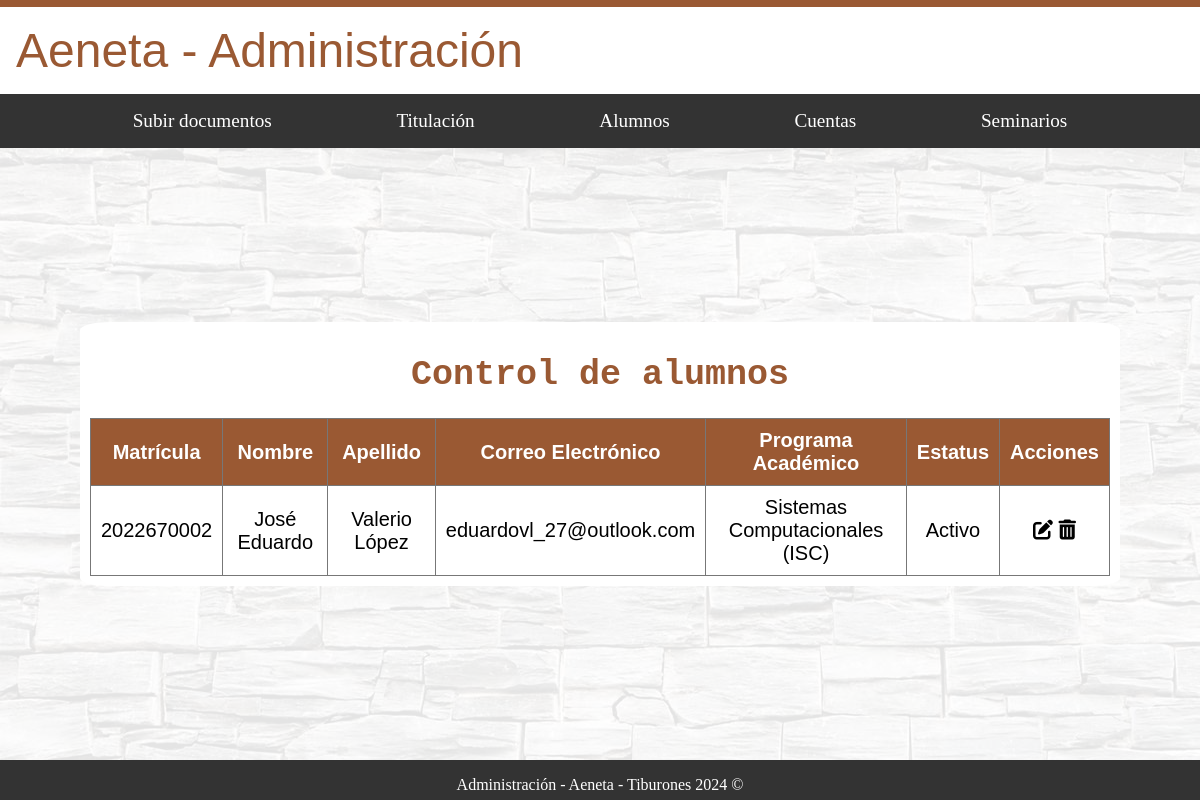
Before: /administracion/alumnos/ with the older database file.
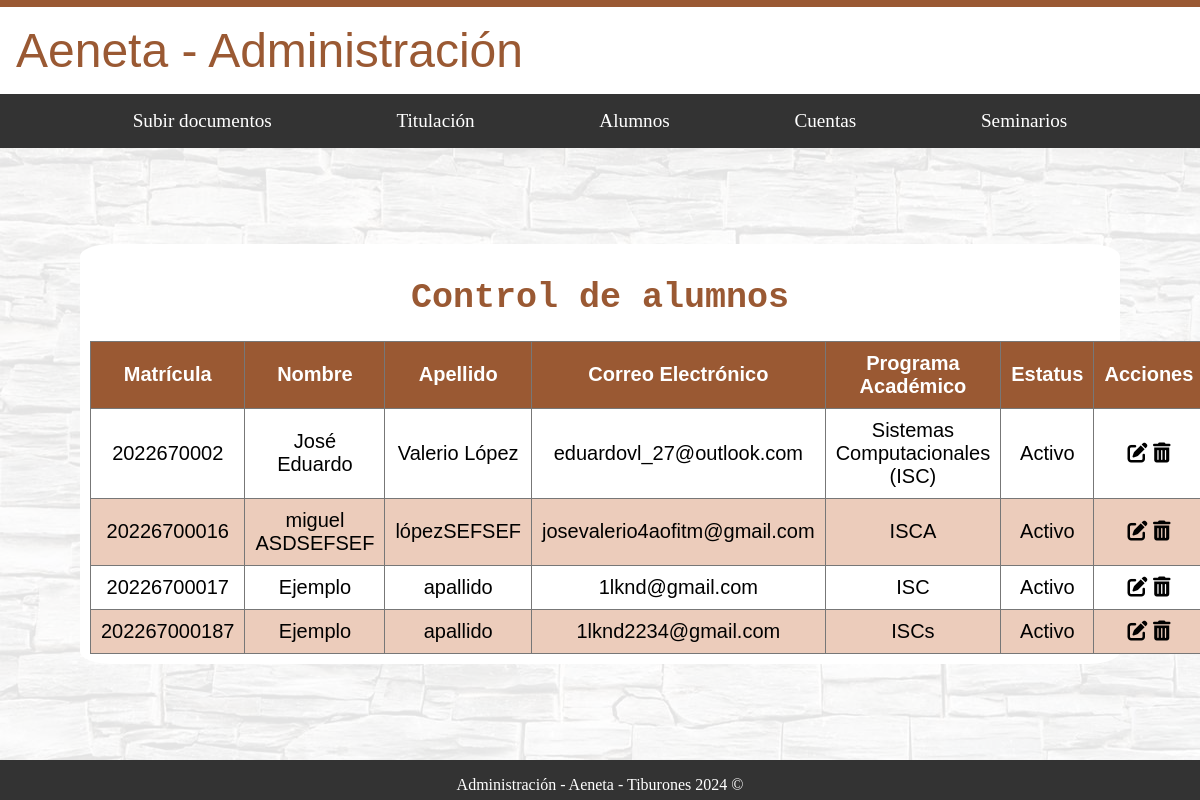
After: the same page with the newer database file.
### usuarios/models.py (models this page shows)
class CustomUser(AbstractUser):
    nombre = models.CharField(max_length=100)
    apellido = models.CharField(max_length=100)
    correo_electronico = models.EmailField(unique=True)
    is_administrador = models.BooleanField(default=False)
    is_alumno = models.BooleanField(default=False)
    is_docente = models.BooleanField(default=False)
    matricula = models.CharField(max_length=20, blank=True, null=True)
    programa_academico = models.CharField(max_length=100, blank=True, null=True)
    estatus = models.CharField(max_length=20, choices=[('activo', 'Activo'), ('egresado', 'Egresado')], blank=True, null=True)
    especialidad = models.CharField(max_length=100, blank=True, null=True)
    departamento_docente = models.CharField(max_length=100, blank=True, null=True)
    cargo = models.CharField(max_length=100, blank=True, null=True)
    departamento_admin = models.CharField(max_length=100, blank=True, null=True)

### administracion/views.py (the view)
# urls.py: path('alumnos/', alumnos_view, name='alumnos'),
def alumnos_view(request):
    alumnos = CustomUser.objects.filter(is_alumno=True)
    return render(request, 'Administracion/alumnos.html', {'alumnos': alumnos})

### administracion/context_processors.py (called while the page is built, shortened)
def admin_info(request):
    return {}

### alumnos/context_processors.py (called while the page is built, shortened)
def alumno_info(request):
    return {}

### docente/context_processors.py (called while the page is built, shortened)
def docente_info(request):
    return {}

### administracion/templates/administracion/alumnos.html (shortened to what this page needs)
{% extends "base_generic_Administracion.html" %}
{% load static%}
{% block content %}
<div id="fondo">
    <div class="contenedor_principal_a letra_texto">
        <h1 class="letra_titulos">Control de alumnos</h1>
        <table>
            <thead>
                <tr>
                    <th>Matrícula</th>
                    <th>Nombre</th>
                    <th>Apellido</th>
                    <th>Correo Electrónico</th>
                    <th>Programa Académico</th>
                    <th>Estatus</th>
                    <th>Acciones</th>
                </tr>
            </thead>
            <tbody>
                {% for alumno in alumnos %}
                <tr>
                    <td>{{ alumno.matricula }}</td>
                    <td>{{ alumno.nombre }}</td>
                    <td>{{ alumno.apellido }}</td>
                    <td>{{ alumno.correo_electronico }}</td>
                    <td>{{ alumno.programa_academico }}</td>
                    <td>{{ alumno.get_estatus_display }}</td>
                    <td>
                        <i class="fas fa-edit" onclick="editAlumno('{{ alumno.id }}')"></i>
                        <i class="fas fa-trash-alt" onclick="deleteAlumno('{{ alumno.id }}')"></i>
                    </td>
                </tr>
                {% endfor %}
            </tbody>
        </table>
    </div>
</div>
{% endblock %}

### administracion/templates/base_generic_Administracion.html (shortened to what this page needs)
<!DOCTYPE html>
{%load static %}
<html lang="es">
<head>
    <link rel="stylesheet" type="text/css" href="{% static 'styles/home_administracion.css' %}">
    <link rel="stylesheet" type="text/css" href="{% static 'styles/subirDoc.css' %}">
    <link rel="stylesheet" type="text/css" href="{% static 'styles/base.css' %}">
    <link rel="stylesheet" type="text/css" href="{% static 'styles/informacion.css' %}">
    <link rel="stylesheet" type="text/css" href="{% static 'styles/nav_bar.css' %}">
    <link rel="stylesheet" type="text/css" href="{% static 'styles/alumno.css' %}">
    <link rel="stylesheet" type="text/css" href="{% static 'styles/crear_cuentas.css' %}">
    <link rel="stylesheet" type="text/css" href="{% static 'styles/administrar_cuentas.css' %}">
    <link rel="stylesheet" type="text/css" href="{% static 'styles/paginacion.css' %}">
    <link rel="stylesheet" href="https://cdnjs.cloudflare.com/ajax/libs/font-awesome/6.0.0-beta3/css/all.min.css">
</head>
<body>
    <div id="nombre_sistema" class="header-flex-container">
        <a href="{% url 'administracion:home' %}">
            <span>Aeneta - Administración</span>
        </a>
    </div>
    <nav class="nav_bar" aria-label="Navegación principal">
        <a class="nav-link" href="{% url 'administracion:subir_documento' %}">Subir documentos</a>
        <div class="dropdown">
            <a class="nav-link">Titulación</a>
        </div>
        <a class="nav-link" href="{% url 'administracion:alumnos' %}">Alumnos</a>
        <div class="dropdown">
            <a class="nav-link">Cuentas</a>
        </div>
        <a class="nav-link" href="{% url 'administracion:seminarios' %}">Seminarios</a>
    </nav>
    {% block content %}{% endblock %}
    <footer>
        <p>Administración - Aeneta - Tiburones 2024 ©</p>
    </footer>
</body>
</html>

### administracion/static/styles/home_administracion.css (style rules this page uses)
html { margin: 0; padding: 0; overflow-x: hidden; box-sizing: border-box; }
.header-flex-container, #fondo, footer { width: 100%; max-width: 100%; box-sizing: border-box; }
body { margin: 0; padding: 0; min-height: 100vh; display: flex; flex-direction: column; }
.header-flex-container, #fondo, footer { width: 100%; }
#fondo { position: relative; flex: 1; display: flex; flex-direction: column; justify-content: center; }
#fondo::before { content: ''; background-image: url('/static/image_admin/fondos_admin/Fondo.jpg'); opacity: 0.1; top: 0; left: 0; bottom: 0; right: 0; position: absolute; z-index: -1; }
.letra_titulos { font-family: monospace; color: #9A5933; font-size: 35px; text-align: center; }
.letra_texto { font-family: sans-serif; color: black; font-size: 20px; text-align: justify; }
.header-flex-container { display: flex; justify-content: space-between; align-items: center; padding: 1rem; background-color: #fff; border-top: 7px solid #9A5933; font-family: 'Malgun Gothic Semilight', sans-serif; }
.header-flex-container span { font-size: 3rem; color: #9A5933; font-weight: 300; }
.header-flex-container a, .header-flex-container a:visited { text-decoration: none; color: inherit; }
footer { background: #333; color: white; text-align: center; height: 40px; width: 100%; }

### administracion/static/styles/subirDoc.css (style rules this page uses)
.letra_titulos { font-family: monospace; color: #9A5933; font-size: 35px; text-align: center; }
.letra_texto { font-family: sans-serif; color: black; font-size: 20px; text-align: justify; }

### administracion/static/styles/base.css (style rules this page uses)
.header-flex-container { display: flex; justify-content: space-between; align-items: center; }

### administracion/static/styles/nav_bar.css (style rules this page uses)
.nav_bar { display: flex; justify-content: space-evenly; align-items: center; position: sticky; top: 0; background: #333333; padding: .5rem .5rem; z-index: 1029; }
.nav-link, .dropbtn { color: white; text-decoration: none; padding: 0.5rem 0; font-size: 1.2rem; transition: opacity 0.3s; }
.dropdown { position: relative; display: inline-block; z-index: 1030; }

### administracion/static/styles/alumno.css (style rules this page uses)
.contenedor_principal_a { margin: auto; width: 85%; padding: 10px; background-color: white; border-radius: 3%; }
table { width: 100%; border-collapse: collapse; background-color: white; }
table th, table td { border: 1px solid #777777; padding: 10px; text-align: center; }
thead th { background-color: #9A5933; color: #fff; }
tbody tr:nth-child(even) { background-color: #ecccbb; }

Changed rows visible on the page:
added CustomUser: matricula "20226700016", nombre "miguel ASDSEFSEF", apellido "lópezSEFSEF", correo_electronico "josevalerio4aofitm@gmail.com", programa_academico "ISCA", estatus "Activo"
added CustomUser: matricula "20226700017", nombre "Ejemplo", apellido "apallido", correo_electronico "1lknd@gmail.com", programa_academico "ISC", estatus "Activo"
added CustomUser: matricula "202267000187", nombre "Ejemplo", apellido "apallido", correo_electronico "1lknd2234@gmail.com", programa_academico "ISCs", estatus "Activo"
